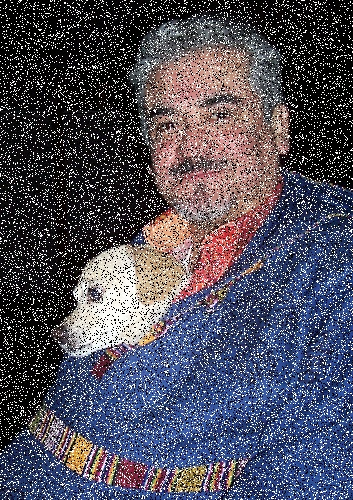
#> input picture Object_Detection_Augmentation/VOCdevkit/VOC2007/JPEGImages/000001.jpg, 353 x 500 px, found by its file name; its folder holds 4 pictures in this run
$ python generate_noise.py
#> lines starting #> are read from the running program, lines starting #| are printed output that depends on the picture
#> further down, img is the input picture: shape (500, 353, 3); mean B, G, R 91.3, 78, 79.8
import cv2
import numpy as np
import os
import shutil

#-----------------------------------------------------------------------------------#
#   Origin_VOCdevkit_path   原始数据集所在的路径
#   Out_VOCdevkit_path      输出数据集所在的路径
#-----------------------------------------------------------------------------------#
Origin_VOCdevkit_path   = "VOCdevkit_Origin"
Out_VOCdevkit_path      = "VOCdevkit"
noise_type = ["s&p", "gaussian", "poisson", "speckle"]

# 椒盐噪声
def SaltAndPepper(image, percentage=0.3):
    """
    :param image:输入图片
    :param percentage:椒盐噪声比例
    :return:处理后的椒盐噪声图片

    """
#> called with percentage = 0.3
    SP_NoiseImg = image.copy()
    h = image.shape[0]
#> h = 500
    w = image.shape[1]
#> w = 353
    SP_NoiseNum = int(percentage * h * w)
#> SP_NoiseNum = 52950
    for _ in range(SP_NoiseNum):
        randR = np.random.randint(0, h)
        randG = np.random.randint(0, w)
        if np.random.randint(0, 2) == 0:
            SP_NoiseImg[randR, randG] = 0
        else:
            SP_NoiseImg[randR, randG] = 255
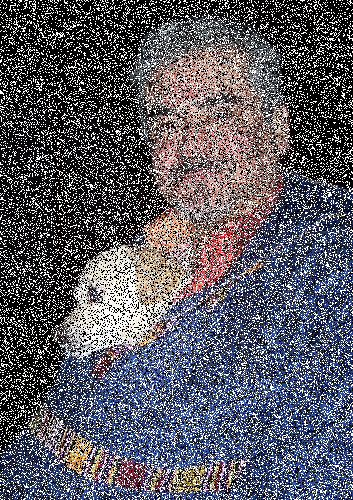
#> SP_NoiseImg: shape (500, 353, 3); mean B, G, R 100.7, 90.9, 92.2
    return SP_NoiseImg

# 高斯噪声
def addGaussionNoise(image, mean=0, var=0.01):
    """
    :param image:cv2所读取的图片
    :param mean:高斯噪声分布均值
    :param var:高斯噪声分布标准差
    :return:处理后的高斯噪声图片

    """
    # 将图片灰度标准化
    img = np.array(image/255, dtype=float)
    # 产生高斯噪声
    noise = np.random.normal(mean, var ** 0.5, image.shape)
    # 将噪声和图片叠加
    G_NoiseImg = img + noise
    # 定义低阈值
    if G_NoiseImg.min() < 0:
        low_clip = -1
    else:
        low_clip = 0
    # 将低于low_clip的置为low_clip,将超过1的置为1
    G_NoiseImg = np.clip(G_NoiseImg, low_clip, 1.0)
    # 将图片灰度范围恢复为0-255
    G_NoiseImg = np.uint8(G_NoiseImg*255)

    return G_NoiseImg

# 泊松噪声
def addPoissonNoise(image, lam=0.03):
    """
     :param image:cv2所读取的图片
     :param lam:泊松噪声出现的期望
     :return:处理后的泊松噪声图片

    """
    noise_type = np.random.poisson(lam=lam, size=(image.shape[0], image.shape[1], 1)).astype(dtype='uint8')
    noise_image = image + noise_type
    return noise_image

# 散斑噪声
def addSpeckleNoise(image):
    """
     :param image:cv2所读取的图片
     :return:处理后的散斑噪声图片

    """
    Speckle_NoiseImg = image.copy()
    # 随机生成一个服从分布的噪声
    gauss = np.random.randn(image.shape[0], image.shape[1], image.shape[2])
    # 给图片添加speckle噪声
    Speckle_NoiseImg = Speckle_NoiseImg + Speckle_NoiseImg * gauss
    # 归一化图像的像素值
    Speckle_NoiseImg = np.clip(Speckle_NoiseImg, a_min=0, a_max=255)
    return Speckle_NoiseImg

def addNoise(image, type):
    """
     :param image:cv2所读取的图片
     :type:四种噪声类型-椒盐噪声、高斯噪声、泊松噪声、散斑噪声
     :return:处理后的散斑噪声图片

    """
    if type == "s&p":
        return SaltAndPepper(image)
    elif type == "gaussian":
        return addSpeckleNoise(image)
    elif type == "poisson":
        return addPoissonNoise(image)
    elif type == "speckle":
        return addSpeckleNoise(image)

if __name__ == "__main__":
    Origin_JPEGImages_path = os.path.join(Origin_VOCdevkit_path, "VOC2007/JPEGImages")
    Origin_Annotations_path = os.path.join(Origin_VOCdevkit_path, "VOC2007/Annotations")

    Out_JPEGImages_path = os.path.join(Out_VOCdevkit_path, "VOC2007/JPEGImages")
    Out_Annotations_path = os.path.join(Out_VOCdevkit_path, "VOC2007/Annotations")

    if not os.path.exists(Out_JPEGImages_path):
        os.makedirs(Out_JPEGImages_path)
    if not os.path.exists(Out_Annotations_path):
        os.makedirs(Out_Annotations_path)

    for img_name in os.listdir(Origin_JPEGImages_path):
        name = img_name.split('.')[0]
        img_src_path = os.path.join(Origin_JPEGImages_path, img_name)
        img_dst_path = os.path.join(Out_JPEGImages_path, img_name)
        img = cv2.imread(img_src_path)
        xml_src_path = os.path.join(Origin_Annotations_path, name+'.xml')
        xml_dst_path = os.path.join(Out_Annotations_path, name+'.xml')


        type = noise_type[np.random.randint(4)]
        print(type)
        noise_img = addNoise(img, type)
        cv2.imwrite(img_dst_path, noise_img)
        shutil.copyfile(xml_src_path, xml_dst_path)
#> pass 2 of the loop `for img_name in os.listdir(Origin_JPEGImages_path):`:
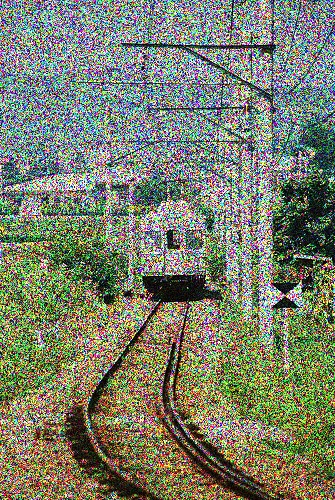
#> input picture Object_Detection_Augmentation/VOCdevkit/VOC2007/JPEGImages/000002.jpg, 335 x 500 px, found by its file name
#> img is the input picture: shape (500, 335, 3); mean B, G, R 107, 126.1, 121.8
#> in addSpeckleNoise, `Speckle_NoiseImg = Speckle_NoiseImg + Speckle_NoiseImg * gauss`:
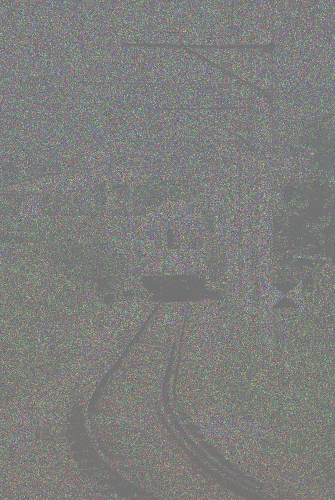
#> Speckle_NoiseImg: shape (500, 335, 3) float64; mean B, G, R 107.6, 126.8, 121.8; drawn with min black and max white
#> in addSpeckleNoise, `Speckle_NoiseImg = np.clip(Speckle_NoiseImg, a_min=0, a_max=255)`:
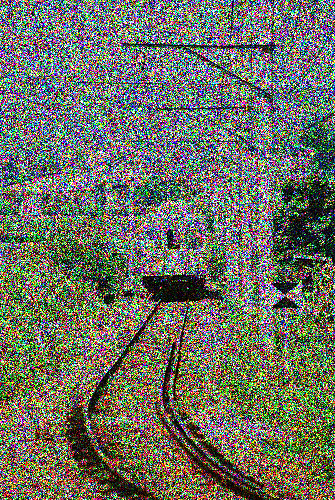
#> Speckle_NoiseImg: shape (500, 335, 3) float64; mean B, G, R 97.9, 111.4, 109
#> pass 3 of the loop `for img_name in os.listdir(Origin_JPEGImages_path):`:
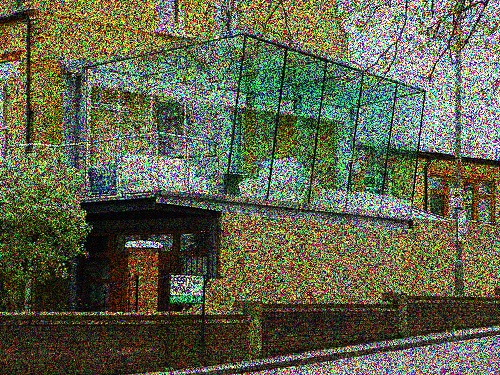
#> input picture Object_Detection_Augmentation/VOCdevkit/VOC2007/JPEGImages/000003.jpg, 500 x 375 px, found by its file name
#> img is the input picture: shape (375, 500, 3); mean B, G, R 77, 99.8, 96.7
#> in addSpeckleNoise (call 2), `Speckle_NoiseImg = Speckle_NoiseImg + Speckle_NoiseImg * gauss`:
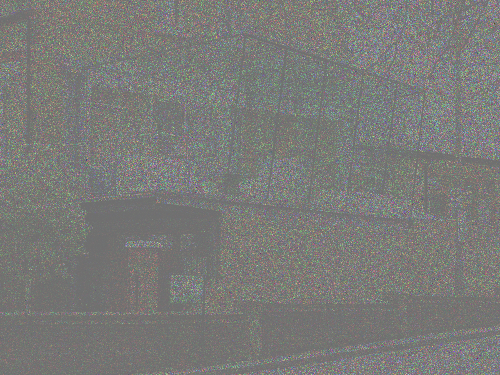
#> Speckle_NoiseImg: shape (375, 500, 3) float64; mean B, G, R 77, 99.9, 96.9; drawn with min black and max white
#> in addSpeckleNoise (call 2), `Speckle_NoiseImg = np.clip(Speckle_NoiseImg, a_min=0, a_max=255)`:
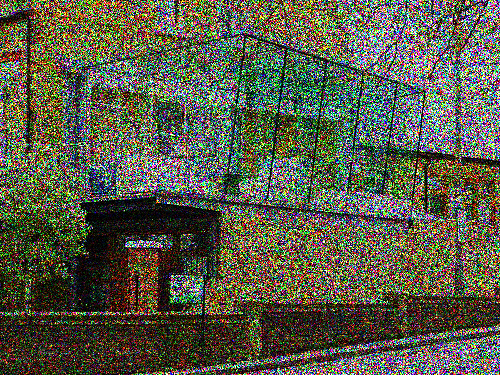
#> Speckle_NoiseImg: shape (375, 500, 3) float64; mean B, G, R 73, 91.4, 90.1
#> the loop made 4 passes; the first 3 are shown
